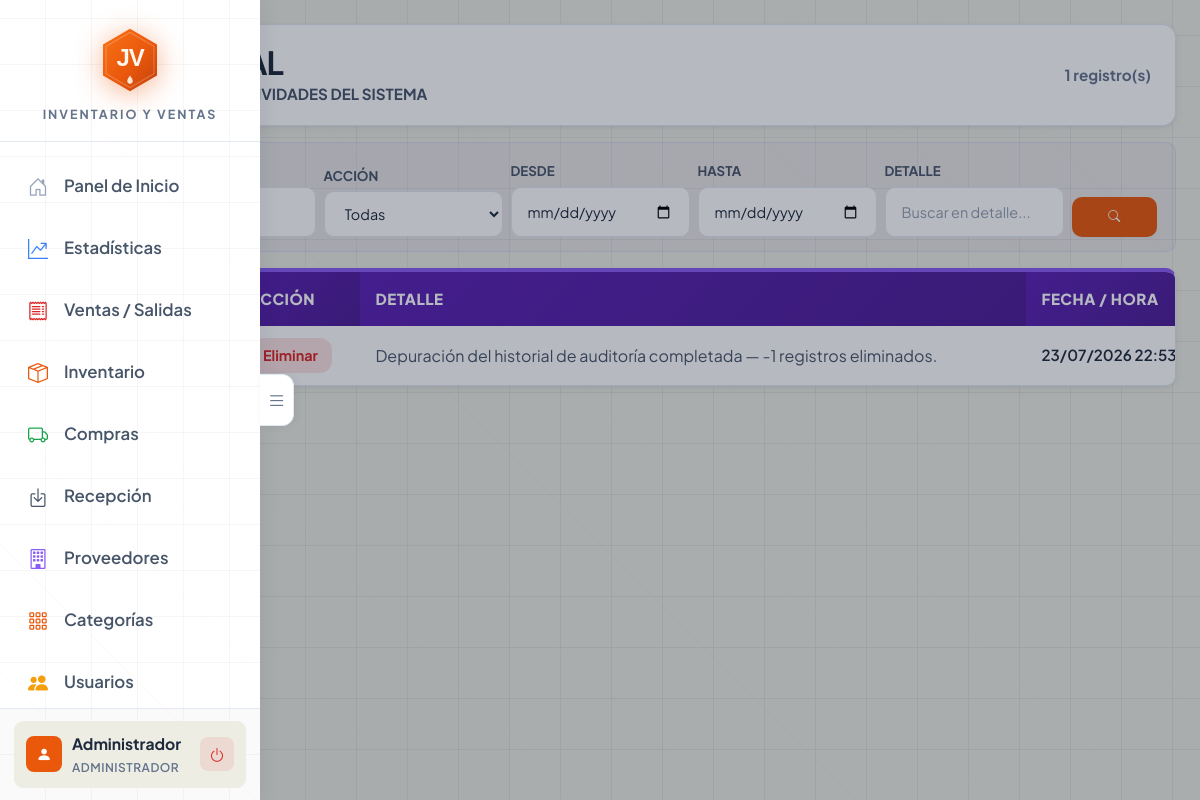
/modules/historial.php (signed in), run on an earlier commit of the app's database.
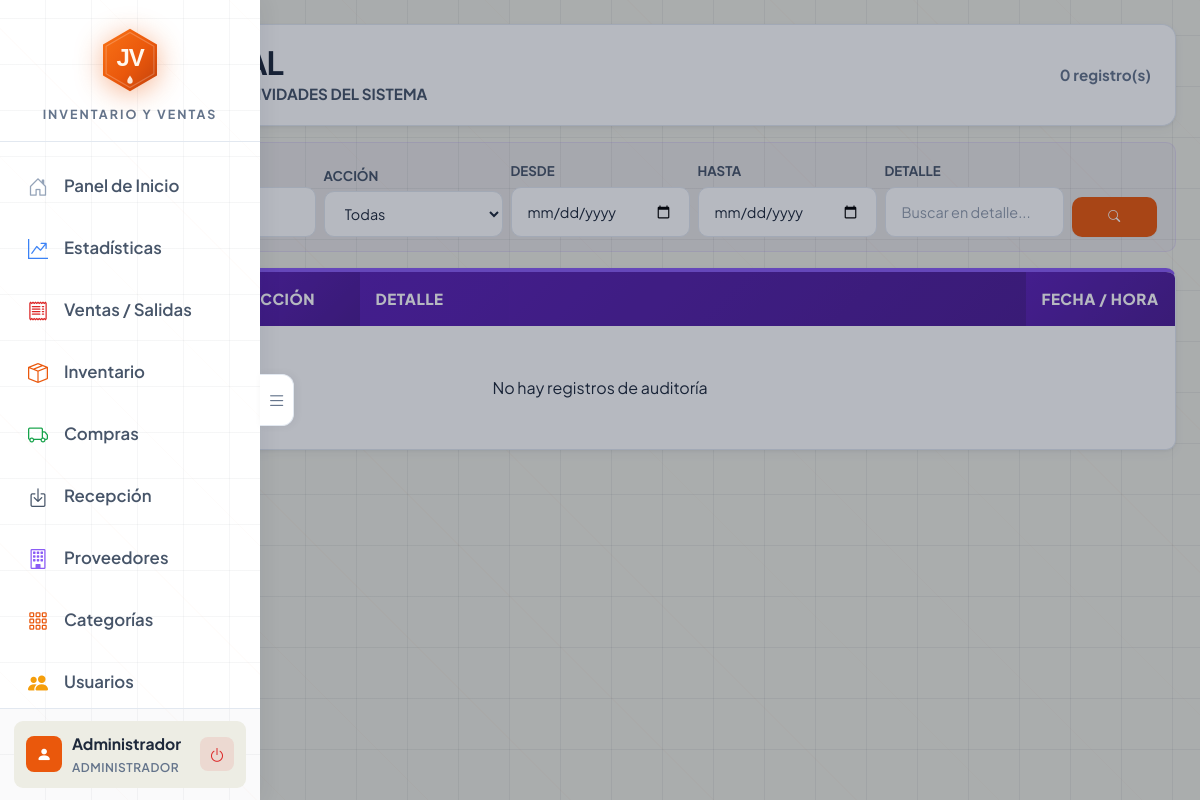
And on a later commit of the database.
### tables this page shows
CREATE TABLE `auditoria` (
  `id_auditoria` int(11) NOT NULL AUTO_INCREMENT,
  `id_usuario` int(11) DEFAULT NULL,
  `usuario_nombre` varchar(50) DEFAULT NULL,
  `accion` varchar(50) NOT NULL,
  `detalle` text DEFAULT NULL,
  `fecha_hora` timestamp NOT NULL DEFAULT current_timestamp(),
  PRIMARY KEY (`id_auditoria`),
  KEY `idx_usuario` (`id_usuario`),
  KEY `idx_fecha` (`fecha_hora`)
);

### includes/Database.php (called while the page is built, shortened)
<?php
class Database
{
    private static ?self $instance = null;
    private ?mysqli $conn = null;
    public static function getInstance(): self
    {
        if (self::$instance === null) {
            self::$instance = new self();
        }
        return self::$instance;
    }
    public function connect(string $host, string $user, string $pass, string $db): void
    {
        $this->conn = new mysqli($host, $user, $pass, $db);
        $this->conn->set_charset('utf8mb4');
        $this->conn->autocommit(true);
    }
    public function execute(string $sql, array $params = []): mysqli_stmt
    {
        $stmt = $this->conn->prepare($sql);
        if (!empty($params)) {
            $types = '';
            $bindValues = [];
            foreach ($params as $p) {
                if (is_int($p)) {
                    $types .= 'i';
                } elseif (is_float($p)) {
                    $types .= 'd';
                } elseif (is_null($p)) {
                    $types .= 's';
                    $p = null;
                } else {
                    $types .= 's';
                }
                $bindValues[] = $p;
            }
            if (!empty($bindValues)) {
                $stmt->bind_param($types, ...$bindValues);
            }
        }
        if (!$stmt->execute()) {
            throw new RuntimeException('Error ejecutando consulta: ' . $stmt->error);
        }
        return $stmt;
    }
    public function fetchOne(string $sql, array $params = []): ?array
    {
        $stmt = $this->execute($sql, $params);
        $result = $stmt->get_result();
        $row = $result->fetch_assoc();
        return $row ?: null;
    }
    public function fetchAll(string $sql, array $params = []): array
    {
        $stmt = $this->execute($sql, $params);
        $result = $stmt->get_result();
        $rows = $result->fetch_all(MYSQLI_ASSOC);
        return $rows;
    }
}

### modules/historial.php (the view, shortened to what the changed rows need)
<?php
$db = Database::getInstance();
$where = [];
$params = [];
$where[] = "a.accion IN ('crear','editar','eliminar','anular')";
$sql_where = count($where) > 0 ? 'WHERE ' . implode(' AND ', $where) : '';
$page = max(1, intval($_GET['page'] ?? 1));
$limit = 50;
$offset = ($page - 1) * $limit;
$total_registros = (int)$db->fetchOne("SELECT COUNT(*) as total FROM auditoria a $sql_where", $params)['total'];
$registros = $db->fetchAll("SELECT a.* FROM auditoria a $sql_where ORDER BY a.fecha_hora DESC LIMIT ? OFFSET ?", array_merge($params, [$limit, $offset]));
$accion_nombres = ['crear' => 'Crear', 'editar' => 'Editar', 'eliminar' => 'Eliminar', 'anular' => 'Anular'];
?>
<!DOCTYPE html>
<html lang="es">
<head>
    <?php include '../includes/diseno.php'; ?>
        <link rel="stylesheet" href="../assets/modules/historial/historial.css?v=5">
</head>
<body>
<?php include '../includes/sidebar.php'; ?>
<div class="main-wrapper" id="mainWrapper">
<div class="container-fluid px-4 py-4 pagina-aud">
    <div class="card-jv d-flex justify-content-between align-items-center flex-wrap gap-2 mb-3" style="padding:18px 24px;border-left:4px solid var(--jv-orange);">
        <div class="d-flex align-items-center gap-3">
            <div class="aud-header-icon"><i class="bi bi-shield-check"></i></div>
            <div>
                <h1 class="font-brand fw-bold m-0" style="font-size:2rem; letter-spacing:-1px; color: var(--jv-text-primary);">HISTORIAL</h1>
            </div>
        </div>
        <span class="text-jv-muted fw-bold" style="font-size:.95rem;"><?php echo $total_registros; ?> registro(s)</span>
    </div>
    <div class="card-jv card-jv-table p-0">
        <div class="table-responsive">
            <table class="table-jv mb-0">
                <thead>
                    <tr>
                        <th style="width:70px;">N°</th>
                        <th style="width:12%;">USUARIO</th>
                        <th style="width:11%;">ACCIÓN</th>
                        <th>DETALLE</th>
                        <th style="width:13%;">FECHA / HORA</th>
                    </tr>
                </thead>
                <tbody>
                    <?php if (!empty($registros)): ?>
                        <?php foreach ($registros as $r):
                            $badge_class = 'b-default';
                            if ($r['accion'] === 'crear') $badge_class = 'b-crear';
                            elseif ($r['accion'] === 'editar') $badge_class = 'b-editar';
                            elseif ($r['accion'] === 'eliminar' || $r['accion'] === 'anular') $badge_class = 'b-eliminar';
                            elseif (in_array($r['accion'], ['toggle_status', 'desactivar', 'activar'])) $badge_class = 'b-toggle';
                            elseif ($r['accion'] === 'login') $badge_class = 'b-login';
                            elseif ($r['accion'] === 'logout') $badge_class = 'b-logout';
                        ?>
                        <tr>
                            <td class="fw-bold text-jv-muted">#<?php echo $r['id_auditoria']; ?></td>
                            <td class="fw-bold"><?php echo htmlspecialchars($r['usuario_nombre'] ?? '?'); ?></td>
                            <td><span class="badge-accion <?php echo $badge_class; ?>"><?php echo htmlspecialchars($accion_nombres[$r['accion']] ?? $r['accion']); ?></span></td>
                            <td class="td-detalle" data-tooltip="<?php echo htmlspecialchars($r['detalle'] ?? ''); ?>"><?php echo htmlspecialchars($r['detalle'] ?? ''); ?></td>
                            <td class="td-fecha"><?php echo date('d/m/Y H:i', strtotime($r['fecha_hora'])); ?></td>
                        </tr>
                        <?php endforeach; ?>
                    <?php else: ?>
                        <tr><td colspan="5" class="text-center py-5 text-jv-muted">No hay registros de auditoría</td></tr>
                    <?php endif; ?>
                </tbody>
            </table>
        </div>
    </div>
</div>
</div>
</body>
</html>

What changed in the data, as far as the page shows it:
removed auditoria: accion "Eliminar", detalle "Depuración del historial de auditoría completada — -1 registros eliminados.", fecha_hora "23/07/2026…"
Also different on the page:
$total_registros: "1" → "0"
text now shown: "No hay registros de auditoría"
